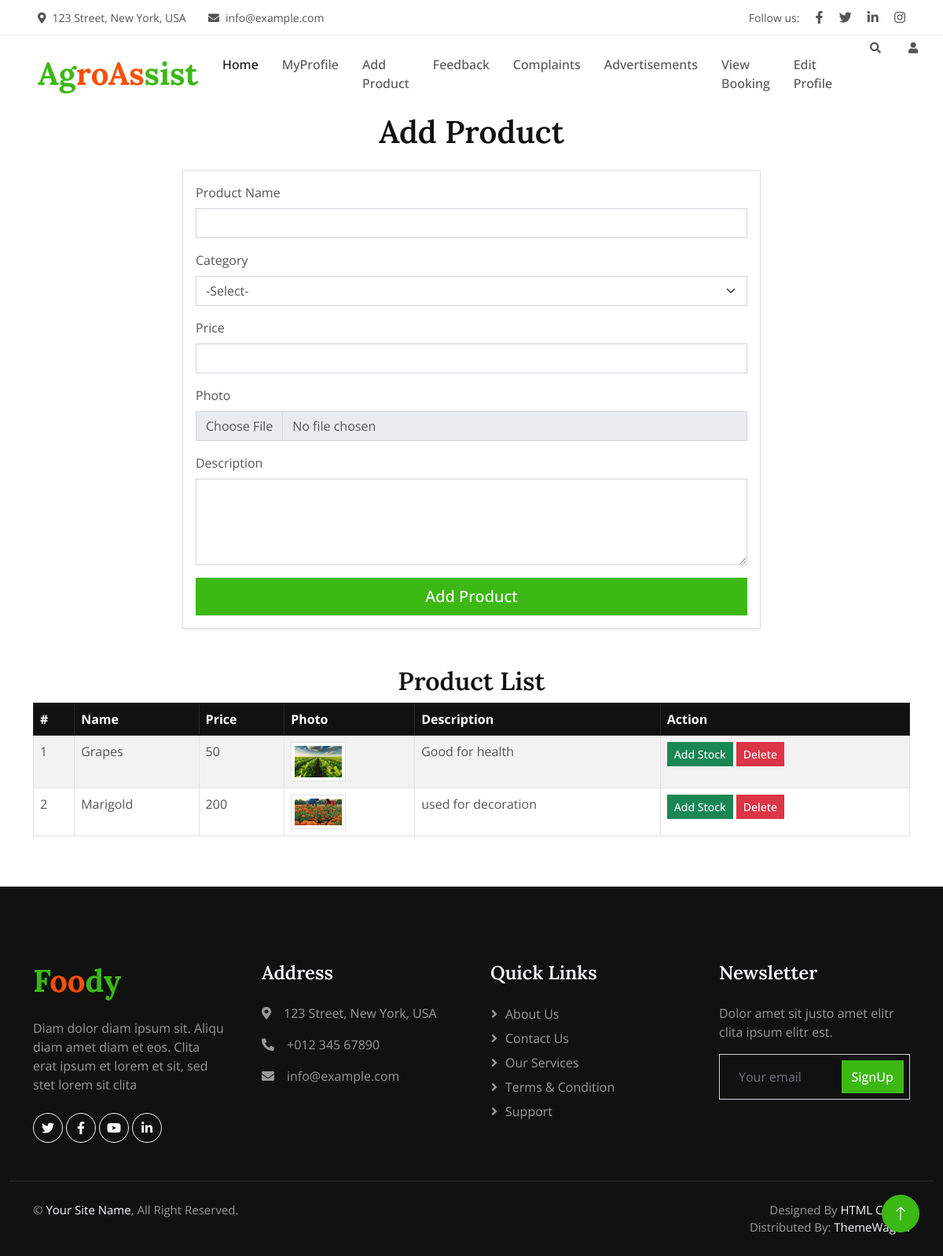
Screenshot of /Project/Farmer/AddProduct.php (signed in) with the database file from the repository.
### tables this page shows
CREATE TABLE `tbl_product` (
  `product_id` int(11) NOT NULL,
  `product_name` varchar(60) NOT NULL,
  `product_photo` varchar(250) NOT NULL,
  `product_description` varchar(250) NOT NULL,
  `farmer_id` int(11) NOT NULL,
  `product_price` varchar(60) NOT NULL,
  `category_id` int(11) NOT NULL
);

### Project/Farmer/AddProduct.php (the view, shortened to what this page needs)
<?php
include("Head.php");
include("../Assets/Connection/Connection.php");
?>
<!DOCTYPE html>
<html lang="en">
<head>
</head>
<body>
<div class="container my-5">
    <h1 class="text-center mb-4">Add Product</h1>
    <div class="row justify-content-center">
        <div class="col-md-8">
            <div class="card shadow-sm">
                <div class="card-body">
                    <form action="" method="post" enctype="multipart/form-data">
                        <div class="mb-3">
                            <label for="txt_name" class="form-label">Product Name</label>
                            <input type="text" class="form-control" id="txt_name" name="txt_name" required>
                        </div>
                        <div class="mb-3">
                            <label for="selcategory" class="form-label">Category</label>
                            <select class="form-select" id="selcategory" name="selcategory" required>
                                <option value="">-Select-</option>
                            </select>
                        </div>
                        <div class="mb-3">
                            <label for="txt_price" class="form-label">Price</label>
                            <input type="text" class="form-control" id="txt_price" name="txt_price" required>
                        </div>
                        <div class="mb-3">
                            <label for="file_photo" class="form-label">Photo</label>
                            <input type="file" class="form-control" id="file_photo" name="file_photo" required>
                        </div>
                        <div class="mb-3">
                            <label for="txt_description" class="form-label">Description</label>
                            <textarea class="form-control" id="txt_description" name="txt_description" rows="4" required></textarea>
                        </div>
                        <div class="d-grid">
                            <button type="submit" class="btn btn-primary btn-lg" name="btn_add">Add Product</button>
                        </div>
                    </form>
                </div>
            </div>
        </div>
    </div>
    <h2 class="text-center mt-5">Product List</h2>
    <div class="table-responsive">
        <table class="table table-striped table-bordered">
            <thead class="table-dark">
                <tr>
                    <th>#</th>
                    <th>Name</th>
                    <th>Price</th>
                    <th>Photo</th>
                    <th>Description</th>
                    <th>Action</th>
                </tr>
            </thead>
            <tbody>
            <?php
            $i = 0;
            $selQry = "SELECT * FROM tbl_product WHERE farmer_id = '" . $_SESSION['fid'] . "'";
            $result = $Con->query($selQry);
            while ($data = $result->fetch_assoc()) {
                $i++;
                ?>
                <tr>
                    <td><?php echo $i; ?></td>
                    <td><?php echo $data['product_name']; ?></td>
                    <td><?php echo $data['product_price']; ?></td>
                    <td><img src="../Assets/Files/Product/<?php echo $data['product_photo']; ?>" class="img-thumbnail" width="70" height="70"></td>
                    <td><?php echo $data['product_description']; ?></td>
                    <td>
                        <a href="AddStock.php?acid=<?php echo $data['product_id']; ?>" class="btn btn-success btn-sm">Add Stock</a>
                        <a href="AddProduct.php?did=<?php echo $data['product_id']; ?>" class="btn btn-danger btn-sm">Delete</a>
                    </td>
                </tr>
                <?php
            }
            ?>
            </tbody>
        </table>
    </div>
</div>
</body>
<?php
include("Foot.php");
?>
</html>

### Project/Assets/Templates/User/Main/css/style.css (style rules this page uses)
:root { --primary: #3CB815; --secondary: #F65005; --light: #F7F8FC; --dark: #111111; }
.btn { font-weight: 500; transition: .5s; }
.btn.btn-primary, .btn.btn-secondary, .btn.btn-outline-primary:hover, .btn.btn-outline-secondary:hover { color: #FFFFFF; }

### rows the page displays
tbl_product: product_name "Grapes", product_price "50", product_photo (picture), product_description "Good for health"
tbl_product: product_name "Marigold", product_price "200", product_photo (picture), product_description "used for decoration"
